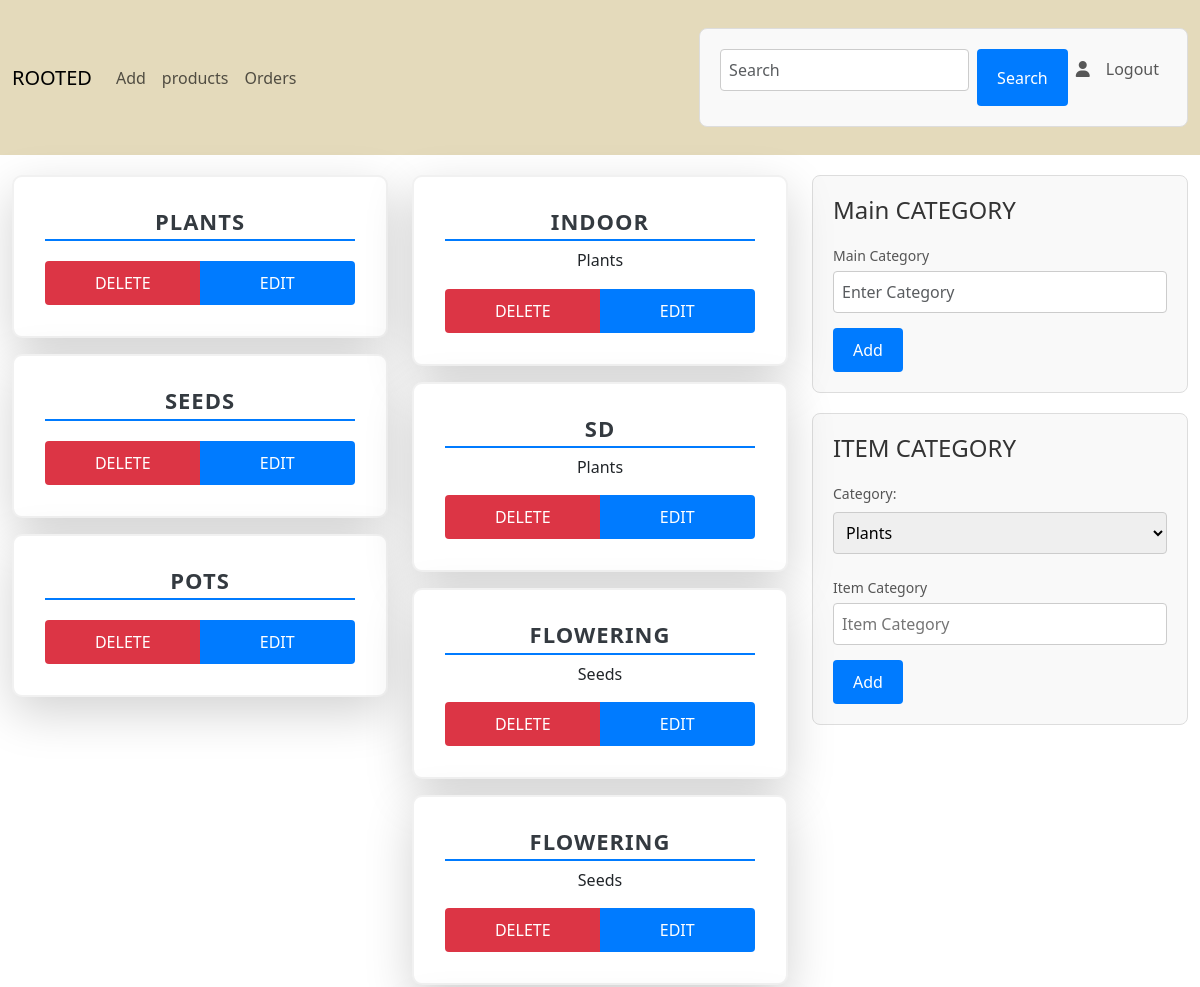
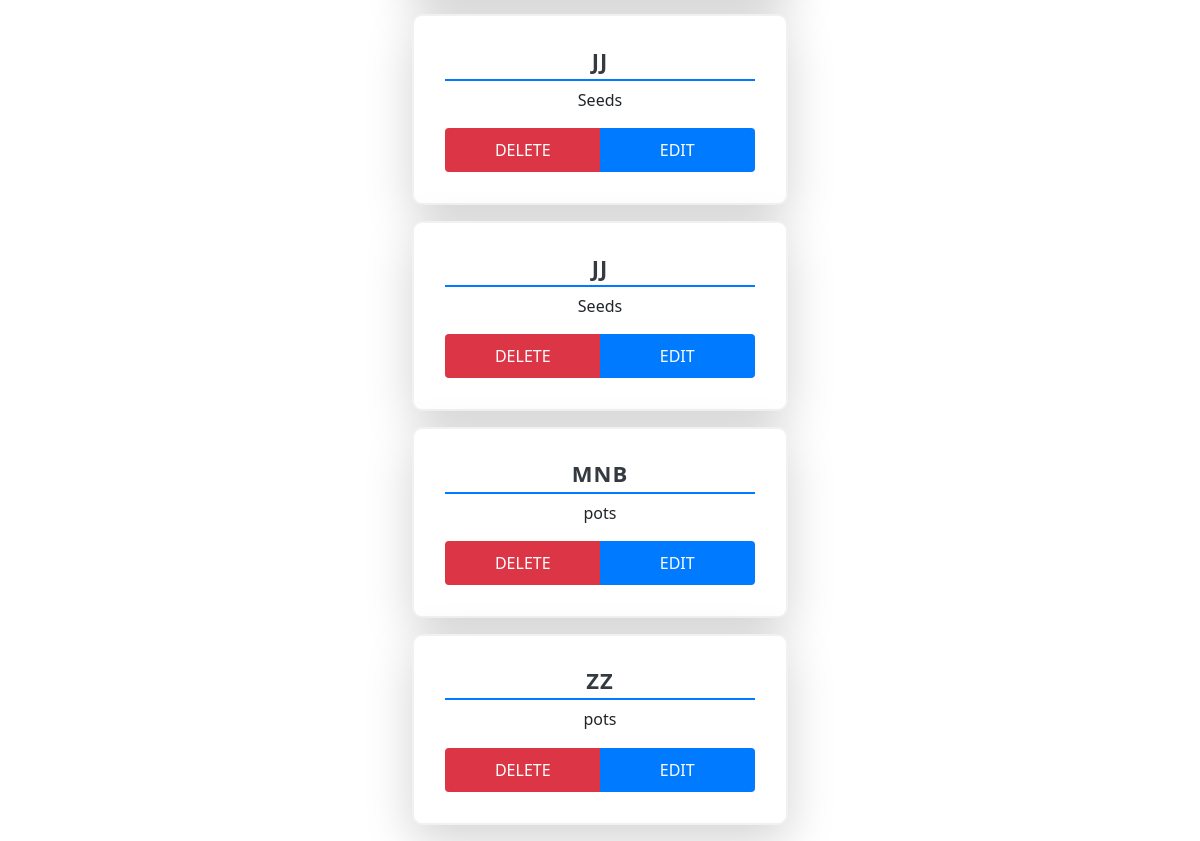
/add_Mcatg (signed in), run on an earlier commit of the app's database (2 pictures, top to bottom).
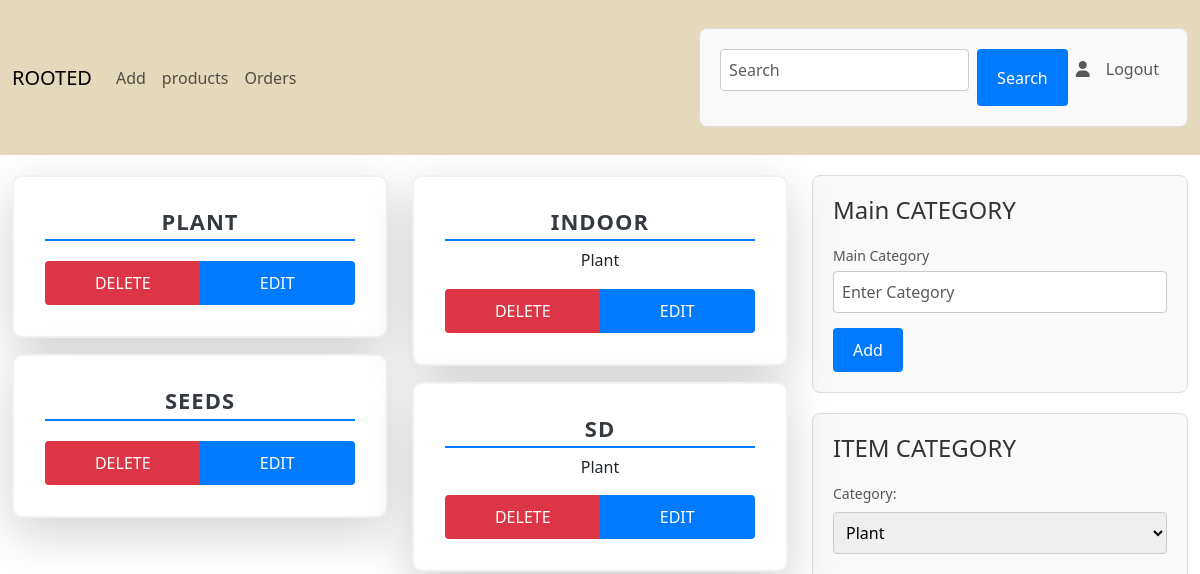
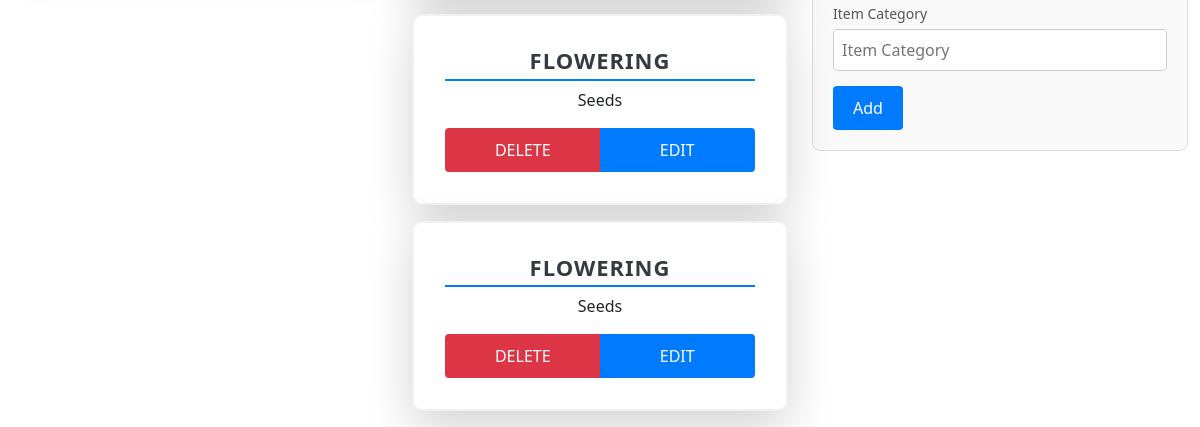
And on a later commit of the database (2 pictures, top to bottom).
### app/models.py (models this page shows, shortened)
class Main_cat(models.Model):
    m_name=models.TextField(unique=True)
    def __str__(self):
        return self.m_name

class Category(models.Model):
    c_name=models.TextField()
    m_cat=models.ForeignKey(Main_cat,on_delete=models.CASCADE)

### app/views.py (the view)
# urls.py: path('add_Mcatg',views.add_Mcatg),
def add_Mcatg(req):
    if 'admin' in req.session:
        if req.method=='POST':
            if 'main_form' in req.POST:
                name=req.POST['m_name']
                data=Main_cat.objects.create(m_name=name)
                data.save()
            elif 'catg_form' in req.POST:
                m_ctg=req.POST['m_ctg']
                name=req.POST['it_ctg']
                data2 = Category.objects.create(m_cat=Main_cat.objects.get(m_name=m_ctg), c_name=name)
                data2.save()
            return redirect(add_Mcatg)
        else:
            data=Category.objects.all()
            data1=Main_cat.objects.all()
            return render(req,'admin/add_Mcatg.html',{'Category':data,'Main_cat':data1})
    else:
        return redirect(m_login)

### templates/admin/add_Mcatg.html (shortened to what the changed rows need)
<!DOCTYPE html>
<html lang="en">
<head>
    {% load static %}
    <link rel="stylesheet" href="{% static 'css/style.css'%}">
    <link rel="stylesheet" href="https://cdnjs.cloudflare.com/ajax/libs/font-awesome/6.6.0/css/all.min.css">
    <link href="https://cdn.jsdelivr.net/npm/bootstrap@5.3.3/dist/css/bootstrap.min.css" rel="stylesheet">
</head>
<body>
        <div class="container-fluid">
            <div class="row">
                <div class="col-lg-4 col" style="margin-top: 4px;">
                    {% for i in Main_cat %}
                        <div class="card flex-row my-3 shadow-lg border-rounded" style="transition: transform 0.3s, box-shadow 0.3s;">
                            <div class="card-body">
                                <h4 class="card-title text-center">{{ i.m_name }}</h4>
                                <div class="btn-group w-100">
                                    <a href="delete_Mcatg/{{ i.pk }}" class="btn btn-danger btn-block">DELETE</a>
                                    <a href="edit_Mcatg/{{ i.pk }}" class="btn btn-primary btn-block">EDIT</a>
                                </div>
                            </div>
                        </div>
                    {% endfor %}
                </div>
                <div class="col-lg-4 col" style="margin-top: 4px;">
                    {% for i in Category %}
                        <div class="card flex-row my-3 shadow-lg border-rounded" style="transition: transform 0.3s, box-shadow 0.3s;">
                            <div class="card-body">
                                <h4 class="card-title text-center">{{ i.c_name }}</h4>
                                <h6 class="text-center">{{i.m_cat}}</h6>
                                <div class="btn-group w-100">
                                    <a href="delete_catg/{{ i.pk }}" class="btn btn-danger btn-block">DELETE</a>
                                    <a href="edit_catg/{{ i.pk }}" class="btn btn-primary btn-block">EDIT</a>
                                </div>
                            </div>
                        </div>
                    {% endfor %}
                </div>
        <div class="col-lg-4">
          <form action="" method="post" enctype="multipart/form-data" id="main_frm">
              <h2>Main CATEGORY</h2>
          </form>
          <form action="" method="post" enctype="multipart/form-data" id="catg_frm">
              <h2>ITEM CATEGORY</h2>
              <div class="mb-2">
                <label for="m_ctg" class="form-label"> Category:</label>
                <select name="m_ctg" id="">
                  {% for i in Main_cat %}
                    <option value="{{i.m_name}}">{{i.m_name}}</option>
                  {% endfor %}
                </select>
              </div>
              <input type="text" name="it_ctg" id="it_ctg" placeholder="Item Category"><br>
          </form>
      </div>
            </div>
        </div>
    </body>
</html>

What changed in the data, as far as the page shows it:
removed Main_cat: m_name "POTS"
removed Category: c_name "JJ", m_cat "Seeds"
removed Category: c_name "JJ", m_cat "Seeds"
removed Category: c_name "MNB", m_cat "pots"
removed Category: c_name "ZZ", m_cat "pots"
changed Main_cat: m_name "PLANTS" → "PLANT"
changed through a linked row, Category "INDOOR": m_cat "Plants" → "Plant"
changed through a linked row, Category "SD": m_cat "Plants" → "Plant"
Also different on the page:
form field m_ctg: "Plants" → "Plant"
